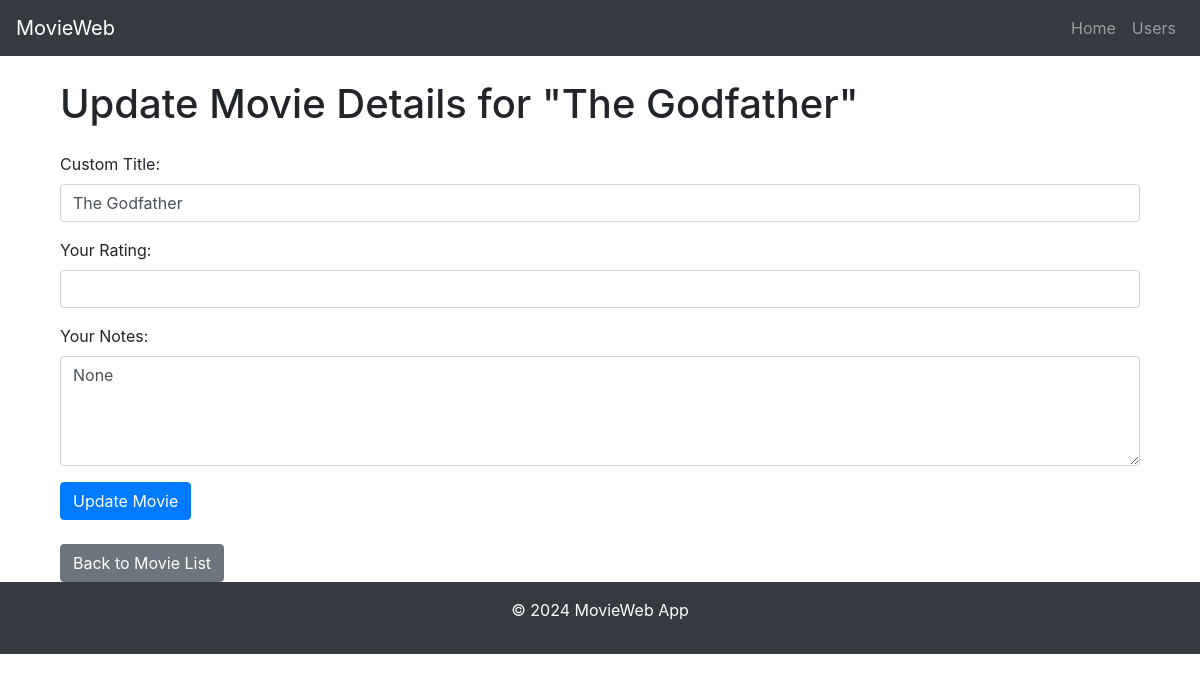
/users/2/update_movie/3, run on the app's committed database.
### datamanager/models.py (models this page shows, shortened)
class BaseModel(db.Model):
    __abstract__ = True  # Mark this class as abstract; it won't be created as a table.

class Movie(BaseModel):
    __tablename__ = 'movies'
    id = db.Column(db.Integer, primary_key=True, autoincrement=True)
    name = db.Column(db.String(100), nullable=False, unique=True)
    director = db.Column(db.String(100))
    year = db.Column(db.Integer)
    rating = db.Column(db.Float)
    poster = db.Column(db.String(255))
    imdb_link = db.Column(db.String(255))

class UserMovies(BaseModel):
    __tablename__ = 'user_movies'
    id = db.Column(db.Integer, primary_key=True, autoincrement=True)
    user_id = db.Column(db.Integer, db.ForeignKey('users.id'), nullable=False)
    movie_id = db.Column(db.Integer, db.ForeignKey('movies.id'), nullable=False)
    user_title = db.Column(db.String(100))
    user_rating = db.Column(db.Float)
    user_notes = db.Column(db.Text)
    added_at = db.Column(db.DateTime, default=db.func.now())
    user = db.relationship('User', backref=db.backref('user_movies', lazy=True))
    movie = db.relationship('Movie', backref=db.backref('user_movies', lazy=True))

### routes/html_routes.py (the view, shortened to what this page needs)
    @html_routes.route('/users/<int:user_id>/update_movie/<int:user_movie_id>', methods=['GET', 'POST'])
    def update_movie(user_id, user_movie_id):
        try:
            if not (user_movie := data_manager.get_user_movie(user_movie_id)):
                return render_error_page(404, "Movie not found.")
            if not data_manager.get_user_by_id(user_id):
                return render_error_page(404, "User not found.")
            return render_template('update_movie.html', user_movie=user_movie)
        except KeyError as e:
            logger.error(f"Invalid form data: {e}")
            flash(f"Invalid form data: {str(e)}", "error")
            return render_template('update_movie.html', user_movie=user_movie)
        except Exception as e:
            logger.error(f"Error in update_movie route: {e}")
            return render_error_page(500, "Failed to update movie.")

### datamanager/sqlite_data_manager.py (called while the page is built)
    def get_user_by_id(self, user_id):
        return User.query.get(user_id)

    def get_user_movie(self, user_movie_id):
        try:
            user_movie = UserMovies.query.get(user_movie_id)
            return user_movie
        except Exception as e:
            self.db.session.rollback()
            print(f"Error fetching movie by ID: {e}")
            return None

### templates/update_movie.html (shortened to what this page needs)
{% extends "base.html" %}
{% block content %}
<div class="container mt-4">
    <h1 class="mb-4">Update Movie Details for "{{ user_movie.movie.name }}"</h1>
    <form method="post" action="{{ url_for('html_routes.update_movie', user_id=user_movie.user_id, user_movie_id=user_movie.id) }}">
        <div class="form-group">
            <label for="user_title">Custom Title:</label>
            <input type="text" id="user_title" name="user_title" class="form-control" value="{{ user_movie.user_title }}">
        </div>
        <div class="form-group">
            <label for="user_rating">Your Rating:</label>
            <input type="number" id="user_rating" name="user_rating" class="form-control" step="0.1" min="0" max="10" value="{{ user_movie.user_rating }}">
        </div>
        <div class="form-group">
            <label for="user_notes">Your Notes:</label>
            <textarea id="user_notes" name="user_notes" class="form-control" rows="4">{{ user_movie.user_notes }}</textarea>
        </div>
        <button type="submit" class="btn btn-primary">Update Movie</button>
    </form>
    <div class="mt-4">
        <a href="{{ url_for('html_routes.user_movies', user_id=user_movie.user_id) }}" class="btn btn-secondary">Back to Movie List</a>
    </div>
</div>
{% endblock %}

### data on the page
Movie: movie.name "The Godfather"
UserMovies: user_title "The Godfather", user_notes "None"
